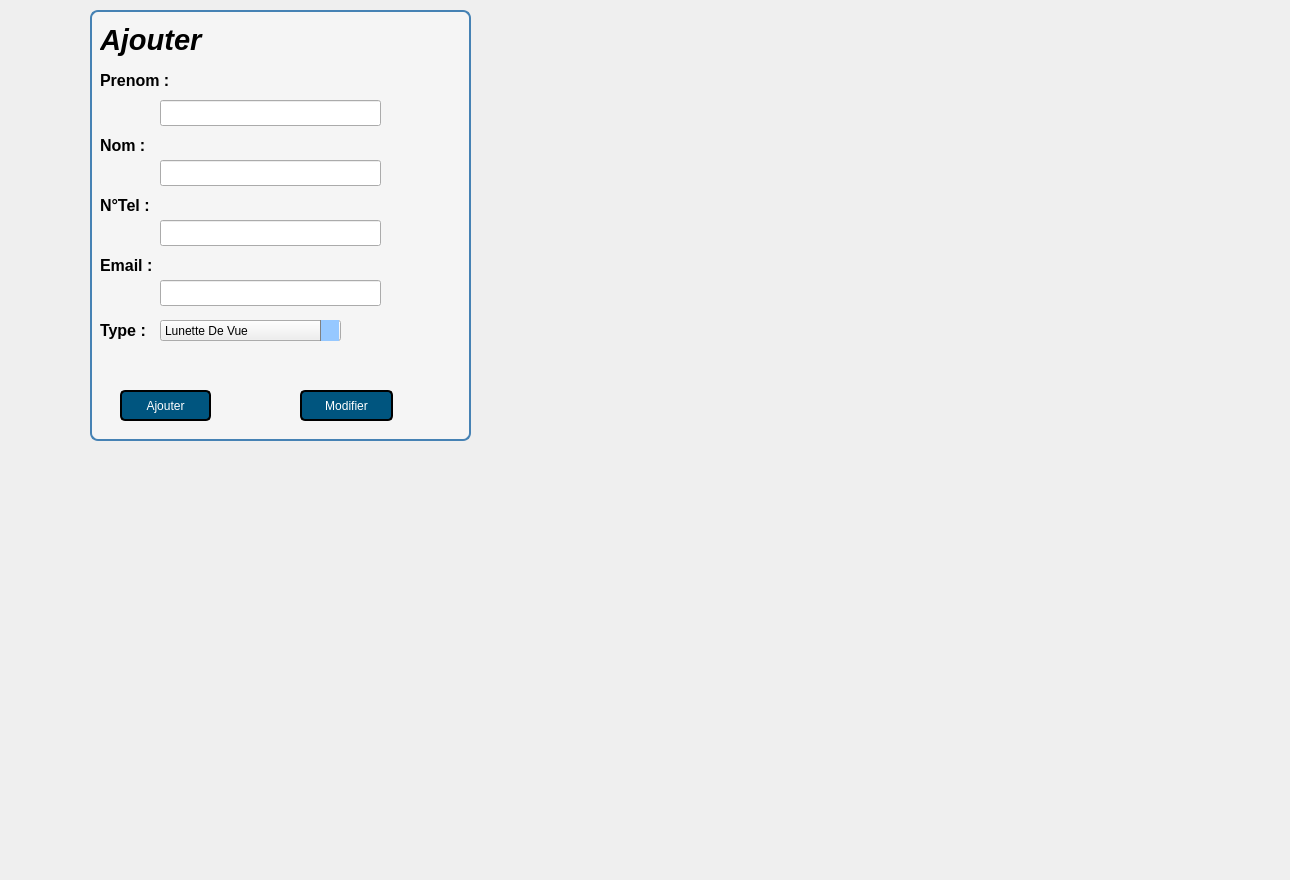
      <widget class="QWidget" name="tab_29">
       <attribute name="title">
        <string>Ajouter</string>
       </attribute>
       <widget class="QLabel" name="label_153">
        <property name="geometry">
         <rect>
          <x>-300</x>
          <y>460</y>
          <width>1281</width>
          <height>411</height>
         </rect>
        </property>
        <property name="styleSheet">
         <string notr="true">background-image: url(:/res/img/bck.jpg);</string>
        </property>
        <property name="text">
         <string/>
        </property>
       </widget>
       <widget class="QGroupBox" name="groupBox_2">
        <property name="geometry">
         <rect>
          <x>90</x>
          <y>0</y>
          <width>381</width>
          <height>441</height>
         </rect>
        </property>
        <property name="styleSheet">
         <string notr="true">QGroupBox {
	font: 9pt &quot;Segoe UI&quot;;
	font: 900 12pt &quot;Segoe UI&quot;;
    background-color: #f5f5f5;
    border: 2px solid #4682B4;
    border-radius: 8px;
    margin-top: 10px;
}
QPushButton {
    background-color: #4682B4;
    color: white;
    border-radius: 5px;
    padding: 5px;
}
QPushButton:hover {
    background-color: #5A9BD5;
}</string>
        </property>
        <property name="title">
         <string/>
        </property>
        <widget class="QLabel" name="label_152">
         <property name="geometry">
          <rect>
           <x>10</x>
           <y>10</y>
           <width>141</width>
           <height>61</height>
          </rect>
         </property>
         <property name="text">
          <string>&lt;html&gt;&lt;head/&gt;&lt;body&gt;&lt;p&gt;&lt;span style=&quot; font-size:22pt; font-weight:700; font-style:italic;&quot;&gt;Ajouter&lt;/span&gt;&lt;/p&gt;&lt;/body&gt;&lt;/html&gt;</string>
         </property>
        </widget>
        <widget class="QLabel" name="label_142">
         <property name="geometry">
          <rect>
           <x>10</x>
           <y>60</y>
           <width>101</width>
           <height>41</height>
          </rect>
         </property>
         <property name="text">
          <string>&lt;html&gt;&lt;head/&gt;&lt;body&gt;&lt;p&gt;&lt;span style=&quot; font-size:12pt; font-weight:700;&quot;&gt;Prenom :&lt;/span&gt;&lt;/p&gt;&lt;/body&gt;&lt;/html&gt;</string>
         </property>
        </widget>
        <widget class="QLineEdit" name="lineEdit_47">
         <property name="geometry">
          <rect>
           <x>70</x>
           <y>100</y>
           <width>221</width>
           <height>26</height>
          </rect>
         </property>
        </widget>
        <widget class="QLineEdit" name="lineEdit_50">
         <property name="geometry">
          <rect>
           <x>70</x>
           <y>160</y>
           <width>221</width>
           <height>26</height>
          </rect>
         </property>
        </widget>
        <widget class="QLabel" name="label_145">
         <property name="geometry">
          <rect>
           <x>10</x>
           <y>130</y>
           <width>81</width>
           <height>31</height>
          </rect>
         </property>
         <property name="text">
          <string>&lt;html&gt;&lt;head/&gt;&lt;body&gt;&lt;p&gt;&lt;span style=&quot; font-size:12pt; font-weight:700;&quot;&gt;Nom :&lt;/span&gt;&lt;/p&gt;&lt;/body&gt;&lt;/html&gt;</string>
         </property>
        </widget>
        <widget class="QLabel" name="label_146">
         <property name="geometry">
          <rect>
           <x>10</x>
           <y>190</y>
           <width>81</width>
           <height>31</height>
          </rect>
         </property>
         <property name="text">
          <string>&lt;html&gt;&lt;head/&gt;&lt;body&gt;&lt;p&gt;&lt;span style=&quot; font-size:12pt; font-weight:700;&quot;&gt;N°Tel :&lt;/span&gt;&lt;/p&gt;&lt;/body&gt;&lt;/html&gt;</string>
         </property>
        </widget>
        <widget class="QLineEdit" name="lineEdit_51">
         <property name="geometry">
          <rect>
           <x>70</x>
           <y>220</y>
           <width>221</width>
           <height>26</height>
          </rect>
         </property>
        </widget>
        <widget class="QLabel" name="label_147">
         <property name="geometry">
          <rect>
           <x>10</x>
           <y>250</y>
           <width>81</width>
           <height>31</height>
          </rect>
         </property>
         <property name="text">
          <string>&lt;html&gt;&lt;head/&gt;&lt;body&gt;&lt;p&gt;&lt;span style=&quot; font-size:12pt; font-weight:700;&quot;&gt;Email :&lt;/span&gt;&lt;/p&gt;&lt;/body&gt;&lt;/html&gt;</string>
         </property>
        </widget>
        <widget class="QLineEdit" name="lineEdit_53">
         <property name="geometry">
          <rect>
           <x>70</x>
           <y>280</y>
           <width>221</width>
           <height>26</height>
          </rect>
         </property>
        </widget>
        <widget class="QLabel" name="label_151">
         <property name="geometry">
          <rect>
           <x>10</x>
           <y>310</y>
           <width>71</width>
           <height>41</height>
          </rect>
         </property>
         <property name="text">
          <string>&lt;html&gt;&lt;head/&gt;&lt;body&gt;&lt;p&gt;&lt;span style=&quot; font-size:12pt; font-weight:700;&quot;&gt;Type :&lt;/span&gt;&lt;/p&gt;&lt;/body&gt;&lt;/html&gt;</string>
         </property>
        </widget>
        <widget class="QComboBox" name="comboBox_16">
         <property name="geometry">
          <rect>
           <x>70</x>
           <y>320</y>
           <width>181</width>
           <height>21</height>
          </rect>
         </property>
         <property name="styleSheet">
          <string notr="true">

QComboBox::drop-down {
    background-color: rgb(150, 200, 255);  /* drop-down button */
	border-color: rgb(85, 255, 255);
	gridline-color: rgb(85, 255, 255);
    border-left: 1px solid gray;
    width: 25px;
}

QComboBox QAbstractItemView {
    background-color: rgb(220, 240, 255);  /* drop-down list background */
    selection-background-color: rgb(100, 150, 200); /* highlight selection */
}


</string>
         </property>
         <item>
          <property name="text">
           <string>Lunette De Vue</string>
          </property>
         </item>
         <item>
          <property name="text">
           <string>Lunette Soleil</string>
          </property>
         </item>
        </widget>
        <widget class="QPushButton" name="pushButton_50">
         <property name="geometry">
          <rect>
           <x>30</x>
           <y>390</y>
           <width>91</width>
           <height>31</height>
          </rect>
         </property>
         <property name="styleSheet">
          <string notr="true">QPushButton {
	color: rgb(255, 255, 255);
    
	background-color: rgb(0, 85, 127);
    border: 2px solid black;
    border-radius: 5px;
}
</string>
         </property>
         <property name="text">
          <string>Ajouter</string>
         </property>
        </widget>
        <widget class="QPushButton" name="pushButton_51">
         <property name="geometry">
          <rect>
           <x>210</x>
           <y>390</y>
           <width>93</width>
           <height>31</height>
          </rect>
         </property>
         <property name="styleSheet">
          <string notr="true">QPushButton {
	color: rgb(255, 255, 255);
    
	background-color: rgb(0, 85, 127);
    border: 2px solid black;
    border-radius: 5px;
}
</string>
         </property>
         <property name="text">
          <string>Modifier</string>
         </property>
        </widget>
       </widget>
      </widget>
